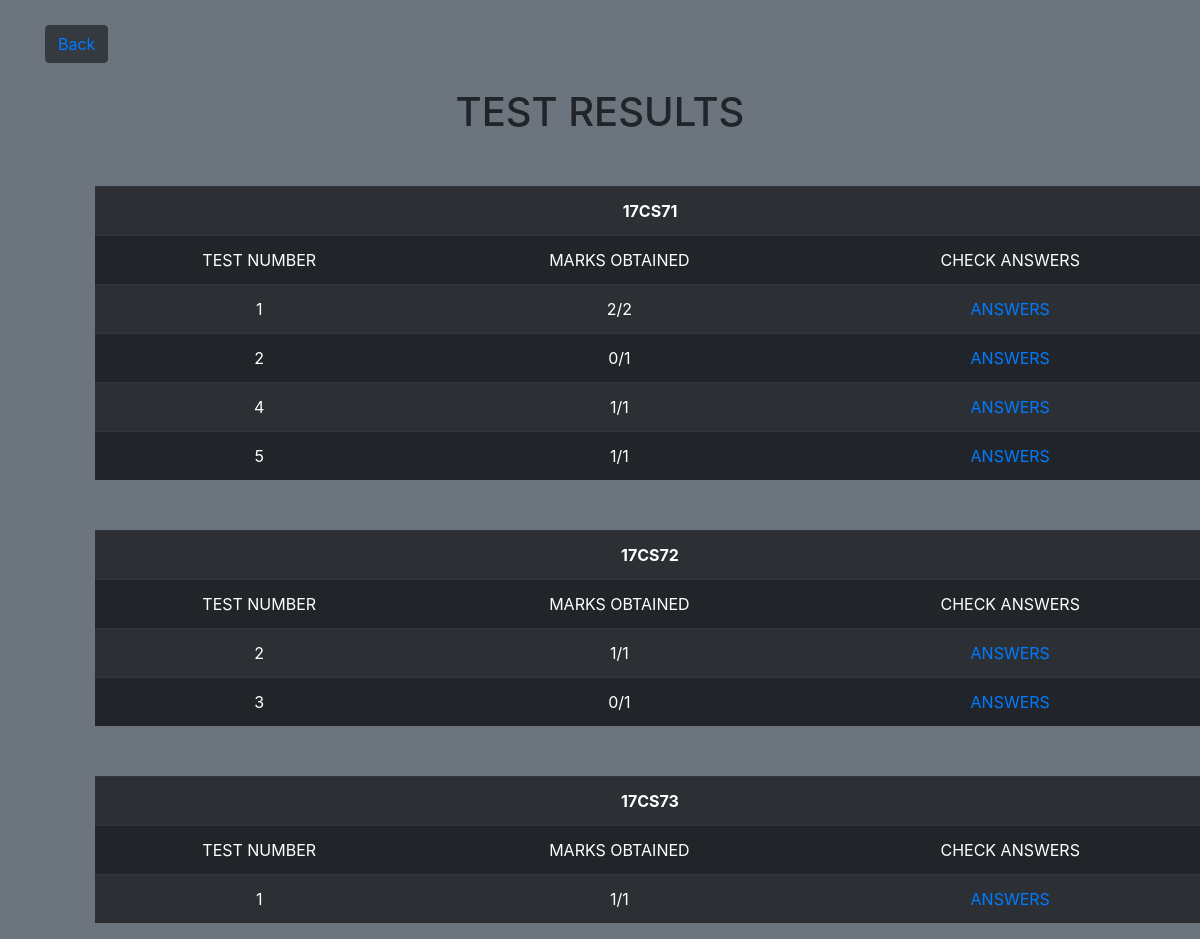
The page /result.php (signed in) on the database its author committed.
### tables this page shows
CREATE TABLE `enrolled` (
  `usn` varchar(10) NOT NULL,
  `subject_id` varchar(10) NOT NULL,
  `test` int(11) NOT NULL,
  `marks` int(11) DEFAULT NULL
);

### result.php (the view, shortened to what this page needs)
<!DOCTYPE html>
<html lang="en">
<head>
    <link href="//maxcdn.bootstrapcdn.com/bootstrap/4.0.0/css/bootstrap.min.css" rel="stylesheet" id="bootstrap-css">
</head>
<body class="bg-secondary">
    <div class="container">
        <button class="btn btn-dark"><a href="student.php">Back</a></button>
        <h1>Test Results</h1>
        <?php
            require_once "connection.php";
            $usn=$_SESSION['usn'];
            $query="select subject_id from enrolled where usn='$usn' group by subject_id;";
            $subject_ids=$database->query($query);
            $query="select test,marks from enrolled where usn='$usn' and subject_id=?;";
            $marks=$database->prepare($query);
            $marks->bind_param("s",$subject);
            $total_ques = "select count(*) as total from questions where test_num=? and subject_id=?";
            $total_ques = $database->prepare($total_ques);
            $total_ques->bind_param('ss', $test, $subject);
            while($subject_id=$subject_ids->fetch_assoc()){
                $subject=$subject_id['subject_id'];
                $marks->execute();
                $result=$marks->get_result();
                echo "<table class='table table-dark table-striped table-hover'>";
                    echo "<tr> <th colspan=3>".$subject."</th> </tr>";
                    echo "<tr>
                            <td> Test Number </td>
                            <td> Marks Obtained </td>
                            <td> Check Answers </td>
                        </tr>";
                    while($res=$result->fetch_assoc()){
                        $total_ques->execute();
                        $total=$total_ques->get_result();
                        $total = $total->fetch_assoc();
                        echo "<tr>
                                <td>".$res['test']."</td>
                                <td>".$res['marks']."/".$total['total']."</td>
                                <td> <a href=show_answers.php?test=".$res['test']."&subject=".$subject."> Answers </a></td>
                            </tr>";
                    }
                echo "</table>";
            }
        ?>
    </div>
</body>
</html>

### result.php (style rules this page uses)
h1,tr,th { text-align: center; }
body { text-transform: uppercase; }
table { margin: 50px; }
h1 { margin: 25px; }
button { margin-top: 25px; }

### rows shown on the page
enrolled: test "1", marks "2", total "2"
enrolled: test "2", marks "0", total "1"
enrolled: test "4", marks "1", total "1"
enrolled: test "5", marks "1", total "1"
enrolled: test "2", marks "1", total "1"
enrolled: test "3", marks "0", total "1"
enrolled: test "1", marks "1", total "1"

### other values the page prints
$subject "17CS71"
$subject "17CS72"
$subject "17CS73"
